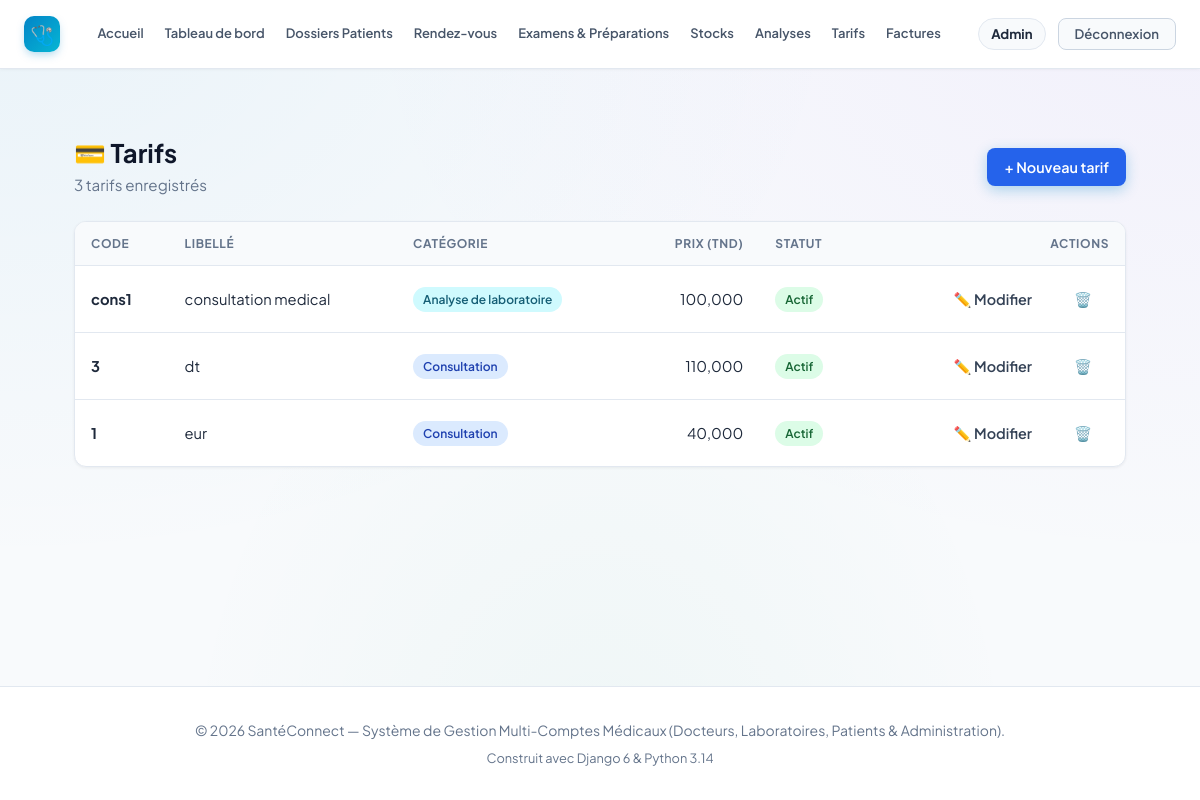
The page /billing/tarifs/ (signed in) on the database as committed earlier.
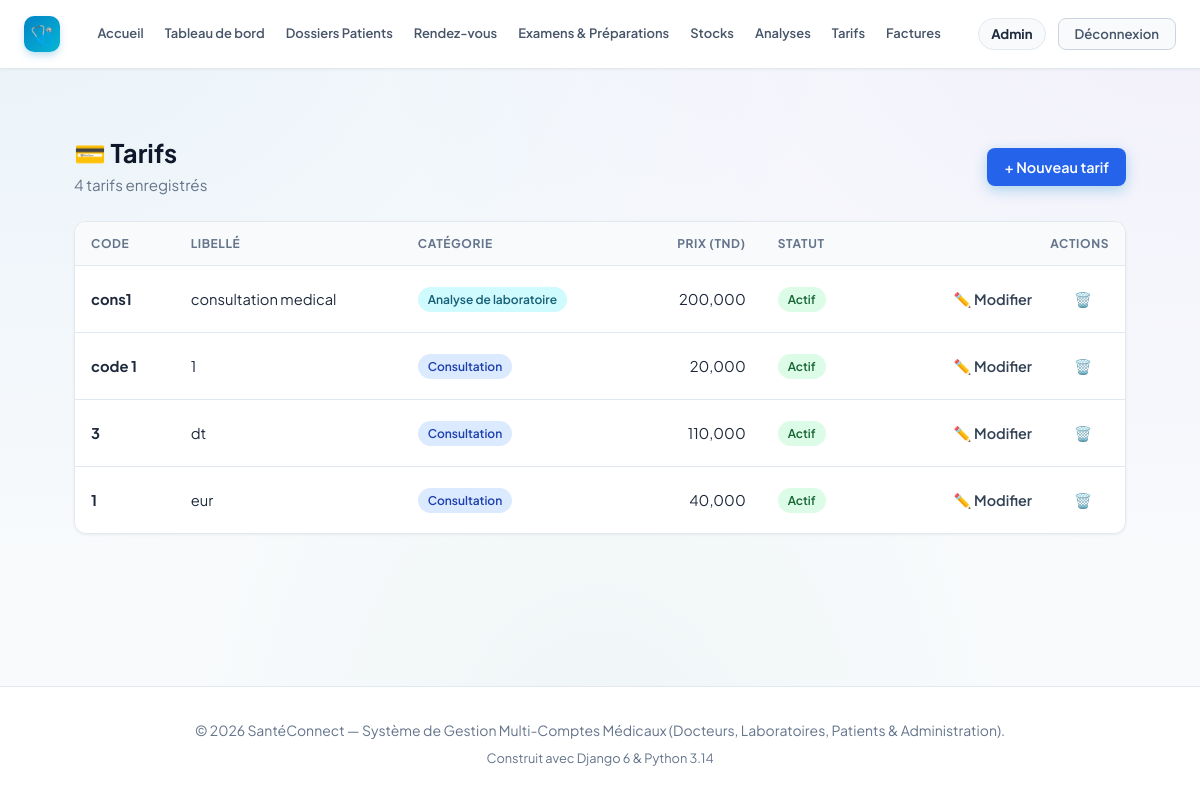
The same page on the database as committed later.
### accounts/models.py (models this page shows, shortened)
class User(AbstractUser):
    class Role(models.TextChoices):
        ADMIN = 'ADMIN', 'Administrateur'
        DOCTEUR = 'DOCTEUR', 'Docteur'
        LABORATOIRE = 'LABORATOIRE', 'Laboratoire'
        PATIENT = 'PATIENT', 'Patient'
    role = models.CharField(
        max_length=20,
        choices=Role.choices,
        default=Role.PATIENT,
        verbose_name="Rôle utilisateur"
    )
    phone = models.CharField(max_length=25, blank=True, null=True, verbose_name="Téléphone")
    address = models.CharField(max_length=255, blank=True, null=True, verbose_name="Adresse")
    city = models.CharField(max_length=100, blank=True, null=True, verbose_name="Ville")
    is_verified = models.BooleanField(
        default=False,
        verbose_name="Compte certifié / validé",
        help_text="Coché par l'administrateur pour valider l'activité d'un docteur ou laboratoire."
    )
    objects = CustomUserManager()
    class Meta:
        verbose_name = "Utilisateur"
        verbose_name_plural = "Tous les Utilisateurs"
    @property
    def is_patient(self):
        return self.role == self.Role.PATIENT
    @property
    def is_admin_user(self):
        return self.role == self.Role.ADMIN or self.is_superuser

### billing/models.py (models this page shows, shortened)
class Tarif(models.Model):
    class Categorie(models.TextChoices):
        CONSULTATION = 'CONSULTATION', 'Consultation'
        EXAMEN = 'EXAMEN', 'Examen'
        ANALYSE = 'ANALYSE', 'Analyse de laboratoire'
        AUTRE = 'AUTRE', 'Autre'
    code = models.CharField("Code", max_length=30, unique=True)
    libelle = models.CharField("Libellé", max_length=150)
    categorie = models.CharField("Catégorie", max_length=20,
                                 choices=Categorie.choices, default=Categorie.CONSULTATION)
    prix = models.DecimalField("Prix", max_digits=12, decimal_places=3)
    actif = models.BooleanField("Actif", default=True)
    class Meta:
        ordering = ['categorie', 'libelle']

### billing/views.py (the view)
# urls.py: path('tarifs/', views.tarif_list, name='tarif_list'),
@admin_required
def tarif_list(request):
    tarifs = Tarif.objects.all()
    return render(request, 'billing/tarif_list.html', {'tarifs': tarifs})

### billing/permissions.py (called while the page is built)
def role_required(test):
    def decorator(view):
        @wraps(view)
        def wrapper(request, *args, **kwargs):
            if not request.user.is_authenticated:
                return redirect_to_login(request.get_full_path())
            if not test(request.user):
                raise PermissionDenied
            return view(request, *args, **kwargs)
        return wrapper
    return decorator

def _is_admin(u):
    return u.is_admin_user

### templates/billing/tarif_list.html (shortened to what this page needs)
{% extends 'base.html' %}
{% load static %}
{% block content %}
<link rel="stylesheet" href="{% static 'billing/billing.css' %}">
<div class="billing-page">
    <div class="page-header">
        <div>
            <h1>💳 Tarifs</h1>
            <p>{{ tarifs|length }} tarif{{ tarifs|length|pluralize }} enregistré{{ tarifs|length|pluralize }}</p>
        </div>
        <a href="{% url 'tarif_create' %}" class="btn btn-primary">+ Nouveau tarif</a>
    </div>
    <div class="card">
        <div class="table-wrap">
            <table>
                <thead>
                    <tr>
                        <th>Code</th>
                        <th>Libellé</th>
                        <th>Catégorie</th>
                        <th class="text-right">Prix (TND)</th>
                        <th>Statut</th>
                        <th class="text-right">Actions</th>
                    </tr>
                </thead>
                <tbody>
                    {% for t in tarifs %}
                    <tr>
                        <td><strong>{{ t.code }}</strong></td>
                        <td>{{ t.libelle }}</td>
                        <td>
                            <span class="badge badge-{{ t.categorie|lower }}">
                                {{ t.get_categorie_display }}
                            </span>
                        </td>
                        <td class="text-right">{{ t.prix|floatformat:3 }}</td>
                        <td>
                            {% if t.actif %}
                                <span class="badge badge-actif">Actif</span>
                            {% else %}
                                <span class="badge badge-inactif">Inactif</span>
                            {% endif %}
                        </td>
                        <td>
                            <div class="actions">
                                <a href="{% url 'tarif_update' t.pk %}" class="btn btn-light btn-sm">✏️ Modifier</a>
                                <a href="{% url 'tarif_delete' t.pk %}" class="btn btn-light btn-sm">🗑️</a>
                            </div>
                        </td>
                    </tr>
                    {% endfor %}
                </tbody>
            </table>
        </div>
    </div>
</div>
{% endblock %}

### templates/base.html (shortened to what this page needs)
{% load static %}
<!DOCTYPE html>
<html lang="fr">
<head>
    <link rel="stylesheet" href="{% static 'css/style.css' %}?v=20261022_1">
</head>
<body>
    <nav class="navbar" id="main-navbar">
        <div class="container navbar-inner">
            <div class="navbar-brand-section">
                <a href="{% url 'home' %}" class="logo-brand" id="brand-logo-link">
                    <span class="logo-icon">🩺</span>
                </a>
            </div>
            <div class="nav-links" id="main-nav-links">
                <a href="{% url 'home' %}" class="nav-item-link" id="nav-home">Accueil</a>
                {% if user.is_authenticated %}
                <a href="{% url 'dashboard' %}" class="nav-item-link" id="nav-dashboard">Tableau de bord</a>
                {% if user.is_admin_user or user.is_doctor %}
                <a href="{% url 'dossiers_patients_list' %}" class="nav-item-link" id="nav-dossiers">Dossiers Patients</a>
                {% endif %}
                {% if user.is_admin_user or user.is_doctor or user.is_patient %}
                <a href="{% url 'rendezvous:rdv_list' %}" class="nav-item-link" id="nav-rendezvous">Rendez-vous</a>
                {% endif %}
                {% if user.is_admin_user or user.is_doctor %}
                <a href="{% url 'examens_list' %}" class="nav-item-link" id="nav-examens">Examens &amp; Préparations</a>
                {% endif %}
                {% if user.is_admin_user or user.is_laboratory or user.is_doctor %}
                <a href="{% url 'stock:dashboard' %}" class="nav-item-link" id="nav-stock">Stocks</a>
                {% endif %}
                {% if user.is_admin_user or user.is_laboratory or user.is_doctor %}
                <a href="{% url 'laboratoire:demande_list' %}" class="nav-item-link" id="nav-laboratoire">Analyses</a>
                {% endif %}
                {% if user.is_admin_user or user.is_staff or user.is_superuser %}
                <a href="{% url 'tarif_list' %}" class="nav-item-link" id="nav-tarifs">Tarifs</a>
                {% if user.is_admin_user or user.is_doctor or user.is_patient %}
                <a href="{% url 'facture_list' %}" class="nav-item-link" id="nav-factures">Factures</a>
                {% endif %}
                {% endif %}
                {% endif %}
            </div>
            <div class="navbar-user-actions" id="nav-user-actions">
                {% if user.is_authenticated %}
                <div class="nav-user-badge" id="nav-user-profile">
                    <a href="{% url 'profile' %}" class="nav-user-name-link" id="nav-profile-edit" title="Mon profil">{{ user.first_name|default:user.username }}</a>
                </div>
                <a href="{% url 'logout' %}" class="nav-logout-btn" id="btn-nav-logout">Déconnexion</a>
                {% else %}
                <a href="{% url 'login' %}" class="btn btn-outline btn-sm" id="btn-nav-login">Connexion</a>
                <a href="{% url 'register' %}" class="btn btn-primary btn-sm" id="btn-nav-register">Créer un compte</a>
                {% endif %}
            </div>
        </div>
    </nav>
    <main style="flex: 1; padding: 24px 0 60px;">
        {% block content %}{% endblock %}
    </main>
    <footer class="footer">
        <div class="container">
            <p>© 2026 SantéConnect — Système de Gestion Multi-Comptes Médicaux (Docteurs, Laboratoires, Patients &
                Administration).</p>
            <p style="margin-top: 6px; font-size: 0.8rem; color: #64748b;">Construit avec Django 6 & Python 3.14</p>
        </div>
    </footer>
</body>
</html>

### static/billing/billing.css (style rules this page uses)
.billing-page { --primary: #2563eb; --primary-dark: #1d4ed8; --danger: #dc2626; --success-bg: #dcfce7; --success-text: #166534; --muted: #64748b; --border: #e2e8f0; --bg-soft: #f8fafc; max-width: 1100px; margin: 0 auto; padding: 24px; font-family: inherit; }
.billing-page .page-header { display: flex; justify-content: space-between; align-items: center; margin-bottom: 24px; flex-wrap: wrap; gap: 12px; }
.billing-page .page-header h1 { margin: 0; font-size: 1.6rem; color: #0f172a; }
.billing-page .page-header p { margin: 4px 0 0; color: var(--muted); font-size: .95rem; }
.billing-page .btn { display: inline-flex; align-items: center; gap: 6px; padding: 9px 16px; border-radius: 8px; border: 1px solid transparent; font-size: .9rem; font-weight: 600; text-decoration: none; cursor: pointer; transition: all .15s ease; }
.btn-primary { background: var(--primary); color: #fff; }
.btn-light { background: #fff; color: #334155; border-color: var(--border); }
.btn-sm { padding: 6px 12px; font-size: .8rem; }
.billing-page .card { background: #fff; border: 1px solid var(--border); border-radius: 12px; box-shadow: 0 1px 3px rgba(0,0,0,.06); overflow: hidden; }
.billing-page .table-wrap { overflow-x: auto; }
.billing-page table { width: 100%; border-collapse: collapse; }
.billing-page th { background: var(--bg-soft); text-align: left; padding: 12px 16px; font-size: .75rem; text-transform: uppercase; letter-spacing: .05em; color: var(--muted); border-bottom: 1px solid var(--border); }
.billing-page td { padding: 14px 16px; border-bottom: 1px solid var(--border); font-size: .92rem; color: #1e293b; }
.billing-page tbody tr:last-child td { border-bottom: none; }
.billing-page .text-right { text-align: right; }
.billing-page .actions { display: flex; gap: 8px; justify-content: flex-end; }
.badge { display: inline-block; padding: 3px 10px; border-radius: 999px; font-size: .75rem; font-weight: 600; }
.badge-consultation { background: #dbeafe; color: #1e40af; }
.badge-analyse { background: #cffafe; color: #155e75; }
.badge-actif { background: var(--success-bg); color: var(--success-text); }

Rows that differ between the two databases and show on the page:
changed Tarif "cons1": prix "100,000" → "200,000"
added Tarif: code "code 1", libelle "1", categorie "Consultation", prix "20,000", actif "Actif"
Other text that changed with them:
{{ tarifs|length }}: "3" → "4"
